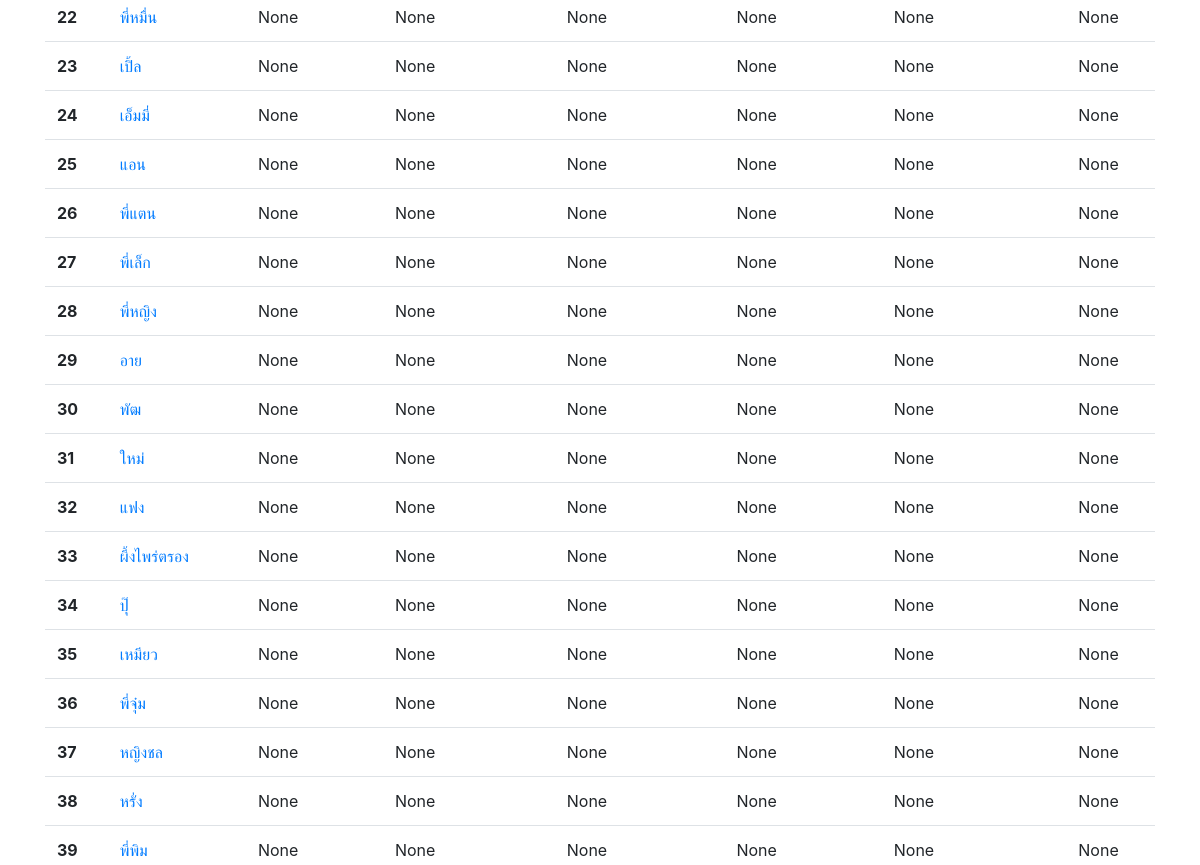
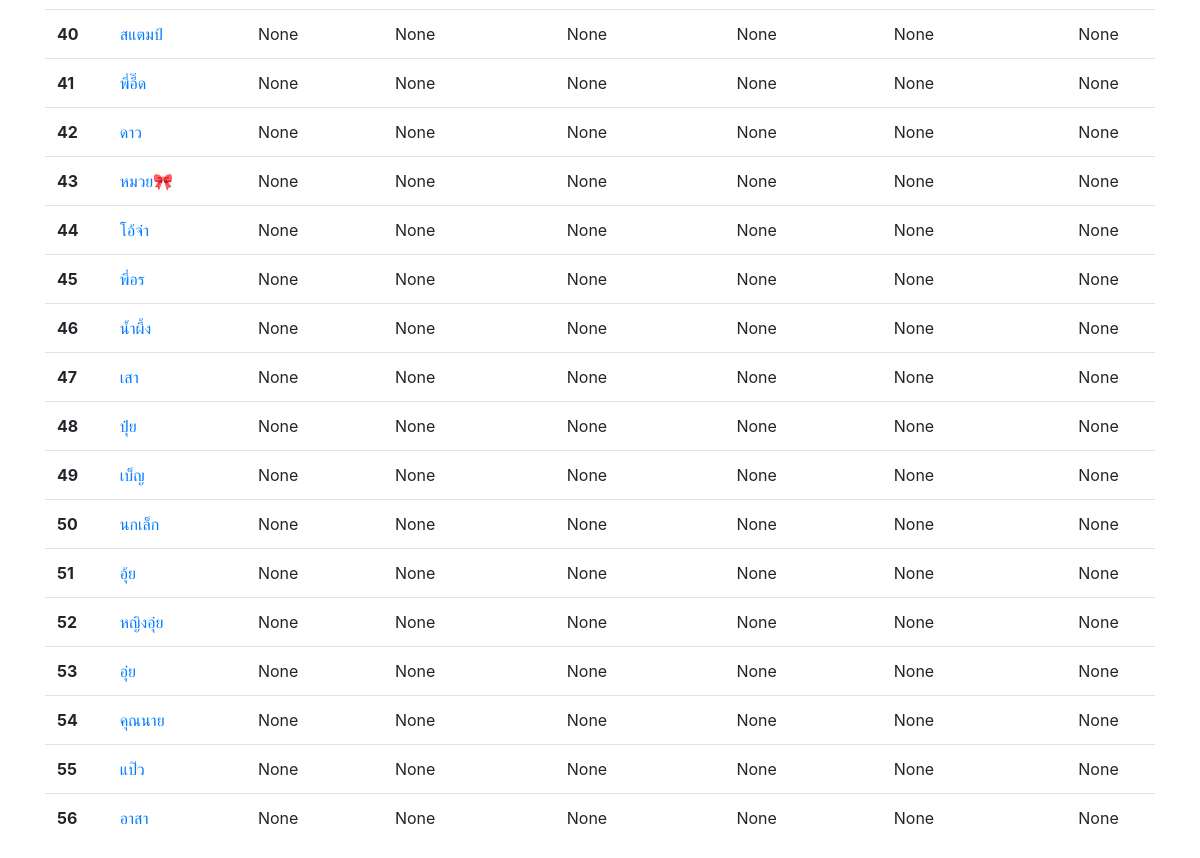
Before: /customer/ (signed in, lower part) with the older database file (2 pictures, top to bottom).
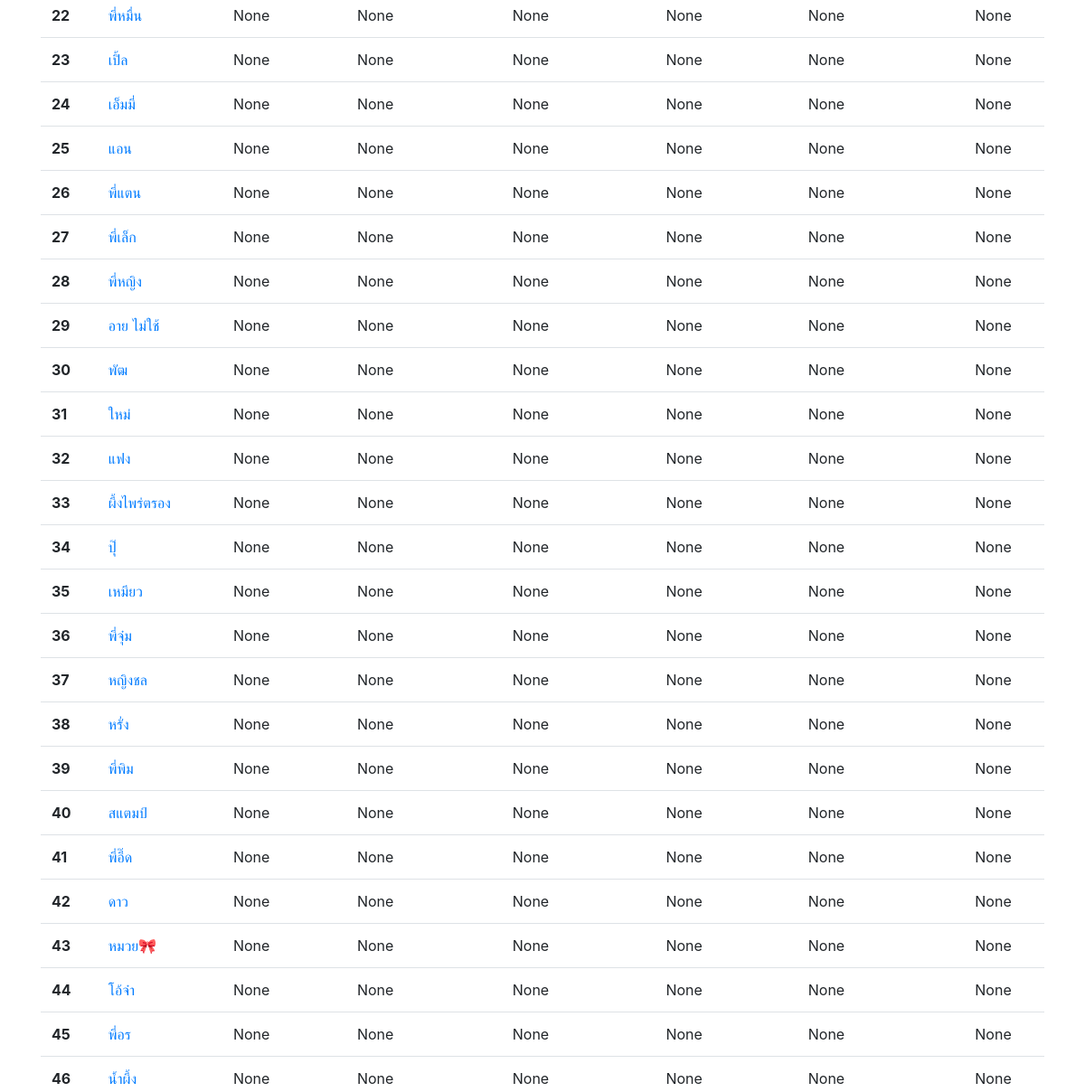
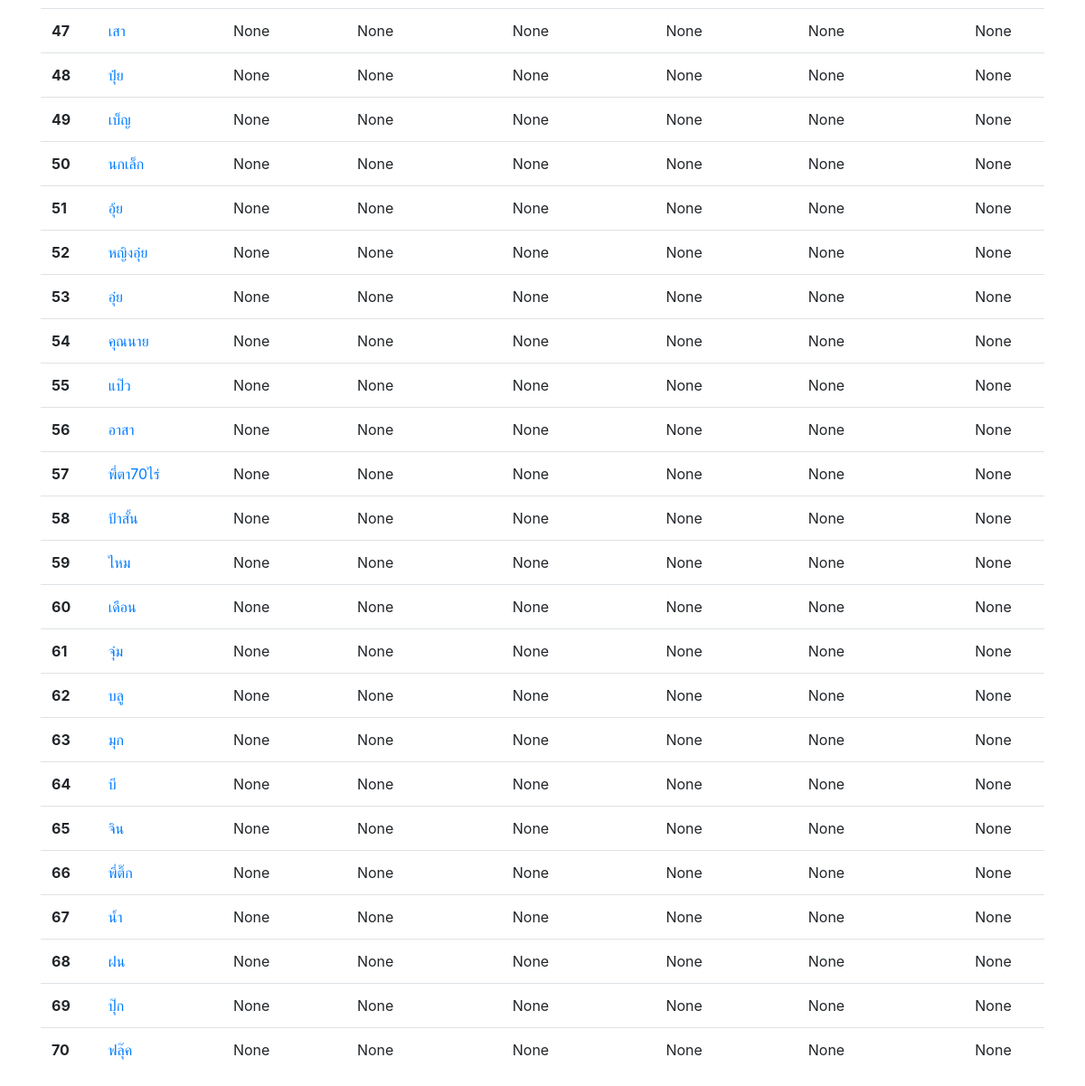
After: the same page with the newer database file (2 pictures, top to bottom).
### share/models.py (models this page shows, shortened)
class Customers(models.Model):
    firstname = models.CharField(max_length=30, blank=True, null=True)
    lastname = models.CharField(max_length=30, blank=True, null=True)
    nickname = models.CharField(max_length=20, unique=True)
    phone = models.CharField(max_length=20, blank=True, null=True)
    bank_account = models.CharField(max_length=20, blank=True, null=True)
    BANK_NAME = [
        ('BBL', 'ธนาคารกรุงเทพ'),
        ('BBC', 'ธนาคารกรุงเทพพาณิชย์การ'),
        ('KTB', 'ธนาคารกรุงไทย'),
        ('BAY', 'ธนาคารกรุงศรีอยุธยา'),
        ('KBANK', 'ธนาคารกสิกรไทย'),
        ('CITI', 'ธนาคารซิตี้แบงค์'),
        ('TMB', 'ธนาคารทหารไทย'),
        ('SCB', 'ธนาคารไทยพาณิชย์'),
        ('NBANK', 'ธนาคารธนชาติ'),
        ('SICB', 'ธนาคารนครหลวงไทย'),
        ('GSB', 'ธนาคารออมสิน'),
        ('GHB', 'ธนาคารอาคารสงเคราะห์'),
        ('BAAC', 'ธ.ก.ส.')
    ]
    bank_name = models.CharField(max_length=5, choices=BANK_NAME, blank=True, null=True)
    line = models.CharField(max_length=20, blank=True, null=True)

### share/views.py (the view)
# urls.py: path('customer/', views.customer, name='customer'),
@login_required(login_url='share:loginForm')
def customer(request):
    customers = Customers.objects.all()
    return render(request, 'share/customer.html', {'customers': customers})

### share/templates/share/customer.html (shortened to what this page needs)
{% extends 'share/nav.html' %}
{% block content %}
<table class="table table-hover">
  <tbody>
    {% for customer in customers %}
    <tr>
      <th scope="row">{{customer.id}}</th>
      <td><a href="{% url 'share:customerDetail' customer.id %}">{{customer.nickname}}</a></td>
      <td>{{customer.firstname}}</td>
      <td>{{customer.lastname}}</td>
      <td>{{customer.phone}}</td>
      <td>{{customer.bank_name}}</td>
      <td>{{customer.bank_account}}</td>
      <td>{{customer.line}}</td>
    </tr>
    {% endfor %}
  </tbody>
</table>
{% endblock %}

Changed rows visible on the page:
changed Customers id 29: nickname "อาย" → "อาย ไม่ใช้"
added Customers: id "57", nickname "พี่ตา70ไร่", firstname "None", lastname "None", phone "None", bank_name "None", bank_account "None", line "None"
added Customers: id "58", nickname "ป้าสั้น", firstname "None", lastname "None", phone "None", bank_name "None", bank_account "None", line "None"
added Customers: id "59", nickname "ไหม", firstname "None", lastname "None", phone "None", bank_name "None", bank_account "None", line "None"
added Customers: id "60", nickname "เดือน", firstname "None", lastname "None", phone "None", bank_name "None", bank_account "None", line "None"
added Customers: id "61", nickname "จุ๋ม", firstname "None", lastname "None", phone "None", bank_name "None", bank_account "None", line "None"
added Customers: id "62", nickname "บลู", firstname "None", lastname "None", phone "None", bank_name "None", bank_account "None", line "None"
added Customers: id "63", nickname "มุก", firstname "None", lastname "None", phone "None", bank_name "None", bank_account "None", line "None"
added Customers: id "64", nickname "บี", firstname "None", lastname "None", phone "None", bank_name "None", bank_account "None", line "None"
added Customers: id "65", nickname "จิน", firstname "None", lastname "None", phone "None", bank_name "None", bank_account "None", line "None"
added Customers: id "66", nickname "พี่ติ๊ก", firstname "None", lastname "None", phone "None", bank_name "None", bank_account "None", line "None"
added Customers: id "67", nickname "น้ำ", firstname "None", lastname "None", phone "None", bank_name "None", bank_account "None", line "None"
added Customers: id "68", nickname "ฝน", firstname "None", lastname "None", phone "None", bank_name "None", bank_account "None", line "None"
added Customers: id "69", nickname "ปุ๊ก", firstname "None", lastname "None", phone "None", bank_name "None", bank_account "None", line "None"
added Customers: id "70", nickname "ฟลุ๊ค", firstname "None", lastname "None", phone "None", bank_name "None", bank_account "None", line "None"
